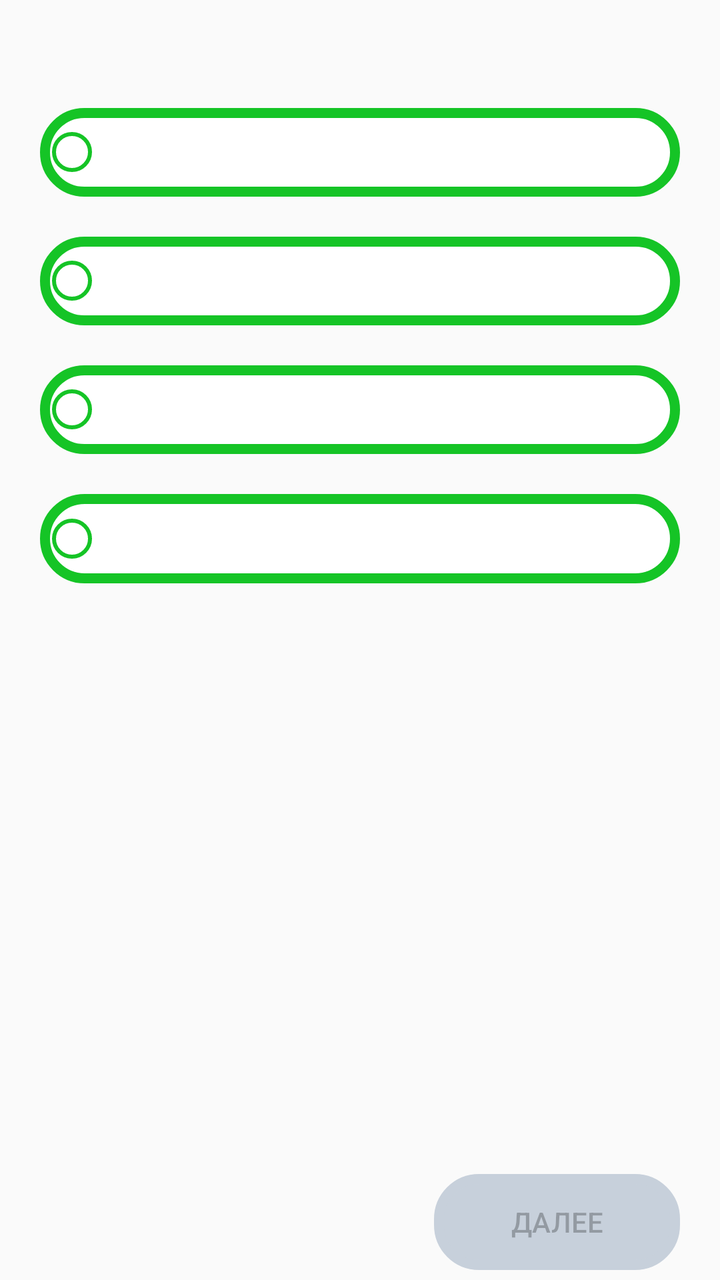
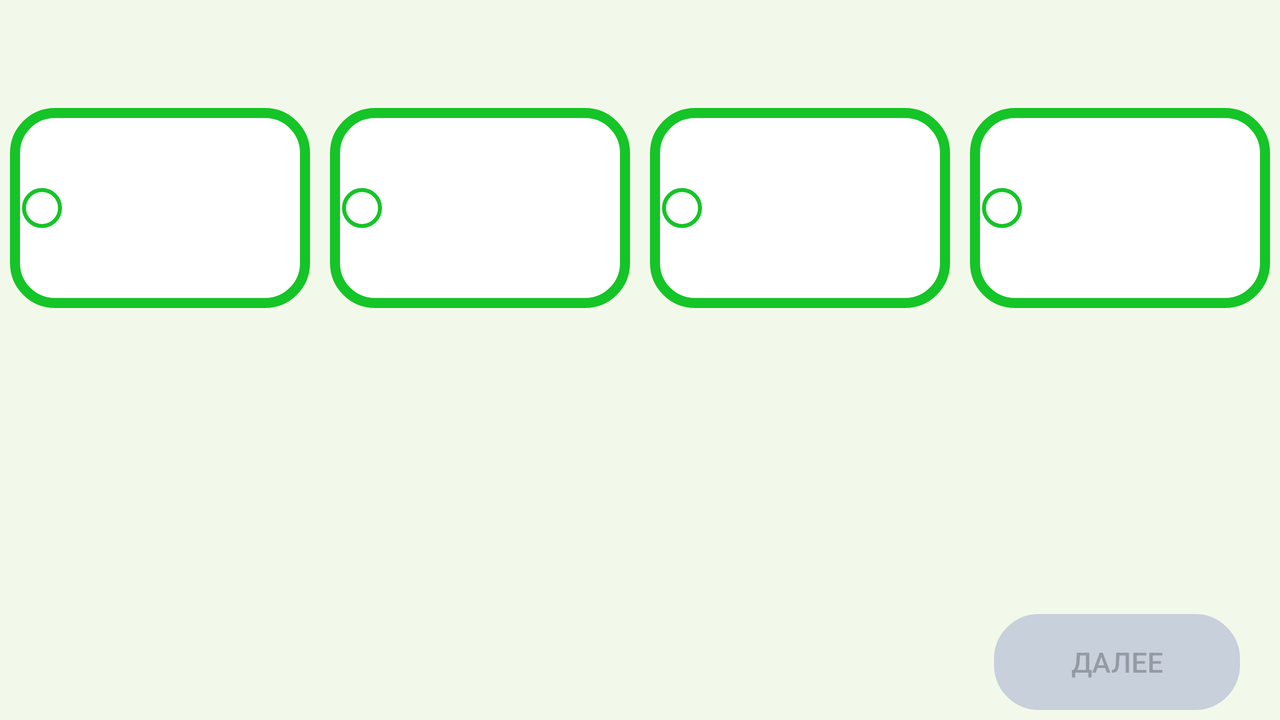

An Android layout and its configuration variant, each rendered on a device that would load it. The default file and the variant file are quoted in full after the pictures.
<!-- AndroidManifest.xml: application theme AppTheme -->
<!-- res/layout/fragment_task_answer.xml -->
<?xml version="1.0" encoding="utf-8"?>
<LinearLayout xmlns:android="http://schemas.android.com/apk/res/android"
    xmlns:app="http://schemas.android.com/apk/res-auto"
    xmlns:tools="http://schemas.android.com/tools"
    android:id="@+id/Liner"
    android:layout_width="match_parent"
    android:layout_height="match_parent"
    android:layout_weight="1"
    android:background="@color/Lite"
    android:orientation="vertical"
    tools:context=".Layouts.Fragments.TaskAnswer.TaskAnswerFragment">

    <TextView
        android:id="@+id/b7"
        android:layout_width="match_parent"
        android:layout_height="wrap_content"
        android:maxLines="3"
        android:textAlignment="center"
        android:textColor="#000"
        android:textStyle="bold" />


    <LinearLayout
        android:layout_width="match_parent"
        android:layout_height="wrap_content"
        android:layout_marginLeft="15dp"
        android:layout_marginRight="15dp"
        android:layout_marginTop="15dp"
        android:gravity="center">

        <TextView
            android:id="@+id/Table"
            android:layout_width="wrap_content"
            android:layout_height="wrap_content"
            android:layout_centerInParent="true"
            android:layout_weight=".20"
            android:background="@drawable/trueanswer"
            android:gravity="center"
            android:includeFontPadding="false"
            android:lines="2"
            android:textAlignment="center"
            android:textStyle="bold"
            android:visibility="gone" />
    </LinearLayout>

    <LinearLayout
        android:layout_width="match_parent"
        android:layout_height="0dp"
        android:layout_weight="8"
        android:orientation="vertical">

        <RadioGroup
            android:id="@+id/radioGroup"
            android:layout_width="match_parent"
            android:layout_height="wrap_content"
            android:layout_weight="1"
            android:orientation="vertical">

            <android.support.v7.widget.AppCompatRadioButton
                android:id="@+id/b1"
                style="@style/RadioButtonStyle" />

            <android.support.v7.widget.AppCompatRadioButton
                android:id="@+id/b2"
                style="@style/RadioButtonStyle" />

            <android.support.v7.widget.AppCompatRadioButton
                android:id="@+id/b3"
                style="@style/RadioButtonStyle" />

            <android.support.v7.widget.AppCompatRadioButton
                android:id="@+id/b4"
                style="@style/RadioButtonStyle" />

        </RadioGroup>

        <RelativeLayout
            android:layout_width="163dp"
            android:layout_height="184dp"
            android:layout_gravity="right"
            android:layout_weight="321"
            android:gravity="bottom"
            android:visibility="visible">

            <LinearLayout
                android:layout_width="wrap_content"
                android:layout_height="wrap_content"
                android:layout_weight="0.20">

                <Button
                    android:id="@+id/b6"
                    style="@style/NextButtonStyle"
                    android:layout_width="186dp"
                    android:layout_height="wrap_content" />
            </LinearLayout>

        </RelativeLayout>

    </LinearLayout>
</LinearLayout>
<!-- resources referenced by this layout -->
<resources>
  <!-- drawable trueanswer (drawable) -->
  <shape xmlns:android="http://schemas.android.com/apk/res/android"
      android:thickness="0dp"
      android:textStyle="bold"
      android:tint="@color/Green"
      android:shape="rectangle">
      <solid android:color="@color/Green"/>
      <stroke  android:width="5dp" android:color="@color/Green" />
  </shape>
  <style name="NextButtonStyle">
          <item name="android:layout_marginRight">20dp</item>
          <item name="android:layout_marginLeft">20dp</item>
          <item name="android:layout_marginBottom">5dp</item>
          <item name="android:layout_alignParentBottom">true</item>
          <item name="android:layout_alignParentRight">true</item>
          <item name="android:layout_weight">1</item>
          <item name="android:background">@drawable/nextbuttonoactive</item>
          <item name="android:enabled">false</item>
          <item name="android:gravity">center</item>
          <item name="android:text">"Далее"</item>
      </style>
  <style name="RadioButtonStyle">
          <item name="android:textSize">18sp</item>
          <item name="android:layout_marginLeft">20dp</item>
          <item name="android:layout_marginRight">20dp</item>
          <item name="android:layout_marginTop">20dp</item>
          <item name="android:layout_width">match_parent</item>
          <item name="android:layout_height">wrap_content</item>
          <item name="android:layout_weight">1</item>
          <item name="android:background">@drawable/radiobuttonstyle</item>
          <item name="buttonTint">@color/Green</item>
          <item name="android:textStyle">bold</item>
      </style>
  <style name="AppTheme" parent="Theme.AppCompat.Light.NoActionBar">
          
          <item name="colorPrimary">@color/colorPrimary</item>
          <item name="colorPrimaryDark">@color/colorPrimaryDark</item>
          <item name="colorAccent">@color/colorAccent</item>
      </style>
  <color name="Green">#15c426</color>
  <!-- drawable nextbuttonoactive (drawable) -->
  <shape xmlns:android="http://schemas.android.com/apk/res/android"
      android:thickness="0dp"
      android:tint="#c7d0db"
      android:shape="rectangle">
      <solid android:color="#c7d0db"/>
      <corners android:radius="20dp"/>
      <stroke  android:width="5dp" android:color="#c7d0db" />
      <padding android:left="10dp"
          android:right="10dp"></padding>
  </shape>
  <!-- drawable radiobuttonstyle (drawable) -->
  <shape xmlns:android="http://schemas.android.com/apk/res/android"
  android:thickness="0dp"
  android:textStyle="bold"
  android:shape="rectangle">
  <solid android:color="#FFFFFF"/>
  <stroke  android:width="5dp" android:color="@color/Green" />
  <corners android:radius="20dp"/>
      <padding android:left="10dp"
          android:top="10dp"
          android:bottom="10dp"
          android:right="10dp"></padding>
  </shape>
  <color name="colorPrimary">#3F51B5</color>
  <color name="colorPrimaryDark">#303F9F</color>
  <color name="colorAccent">#FF4081</color>
</resources>
<!-- res/layout-land/fragment_task_answer.xml (the author's variant of the layout above) -->
<!-- drawn on the phone turned sideways -->
<?xml version="1.0" encoding="utf-8"?>
<LinearLayout xmlns:android="http://schemas.android.com/apk/res/android"
    xmlns:app="http://schemas.android.com/apk/res-auto"
    xmlns:tools="http://schemas.android.com/tools"
    android:id="@+id/Liner"
    android:layout_width="match_parent"
    android:layout_height="match_parent"
    android:layout_weight="1"
    android:background="#f3f9ea"
    android:orientation="vertical"
    tools:context=".view.Fragments.TaskAnswer.TaskAnswerFragment">

    <TextView
        android:id="@+id/b7"
        android:layout_width="match_parent"
        android:layout_height="wrap_content"
        android:maxLines="3"
        android:textAlignment="center"
        android:textColor="#000"
        android:textStyle="bold" />


    <LinearLayout
        android:layout_width="match_parent"
        android:layout_height="wrap_content"
        android:layout_marginLeft="15dp"
        android:layout_marginRight="15dp"
        android:layout_marginTop="15dp"
        android:gravity="center">

        <TextView
            android:id="@+id/Table"
            android:layout_width="wrap_content"
            android:layout_height="wrap_content"
            android:layout_centerInParent="true"
            android:layout_weight=".20"
            android:background="@drawable/trueanswer"
            android:gravity="center"
            android:includeFontPadding="false"
            android:textAlignment="center"
            android:textStyle="bold"
            android:visibility="gone" />
    </LinearLayout>

    <LinearLayout
        android:layout_width="match_parent"
        android:layout_height="0dp"
        android:layout_weight="9"
        android:orientation="vertical"
        android:baselineAligned="false">

        <RadioGroup
            android:id="@+id/radioGroup"
            android:layout_width="match_parent"
            android:layout_height="wrap_content"
            android:baselineAligned="false"
            android:orientation="horizontal">


            <android.support.v7.widget.AppCompatRadioButton
                android:id="@+id/b1"
                android:layout_height="100dp"
                style="@style/RadioButtonStyle"
                android:layout_marginLeft="5dp"
                android:layout_marginRight="5dp" />

            <android.support.v7.widget.AppCompatRadioButton
                android:layout_height="100dp"
                android:id="@+id/b2"
                style="@style/RadioButtonStyle"
                android:layout_marginLeft="5dp"
                android:layout_marginRight="5dp" />

            <android.support.v7.widget.AppCompatRadioButton
                android:layout_height="100dp"
                android:id="@+id/b3"
                style="@style/RadioButtonStyle"
                android:layout_marginLeft="5dp"
                android:layout_marginRight="5dp" />

            <android.support.v7.widget.AppCompatRadioButton
                android:layout_height="100dp"
                android:id="@+id/b4"
                style="@style/RadioButtonStyle"
                android:layout_width="match_parent"
                android:layout_marginLeft="5dp"
                android:layout_marginRight="5dp" />
        </RadioGroup>


        <RelativeLayout
            android:layout_width="163dp"
            android:layout_height="184dp"
            android:layout_gravity="right"
            android:layout_weight="321"
            android:gravity="bottom"
            android:visibility="visible">

            <LinearLayout
                android:layout_width="wrap_content"
                android:layout_height="wrap_content"
                android:layout_weight="0.20">

                <Button
                    android:id="@+id/b6"
                    android:layout_width="186dp"
                    android:layout_height="wrap_content"
                    style="@style/NextButtonStyle" />
            </LinearLayout>

        </RelativeLayout>

    </LinearLayout>
</LinearLayout>
